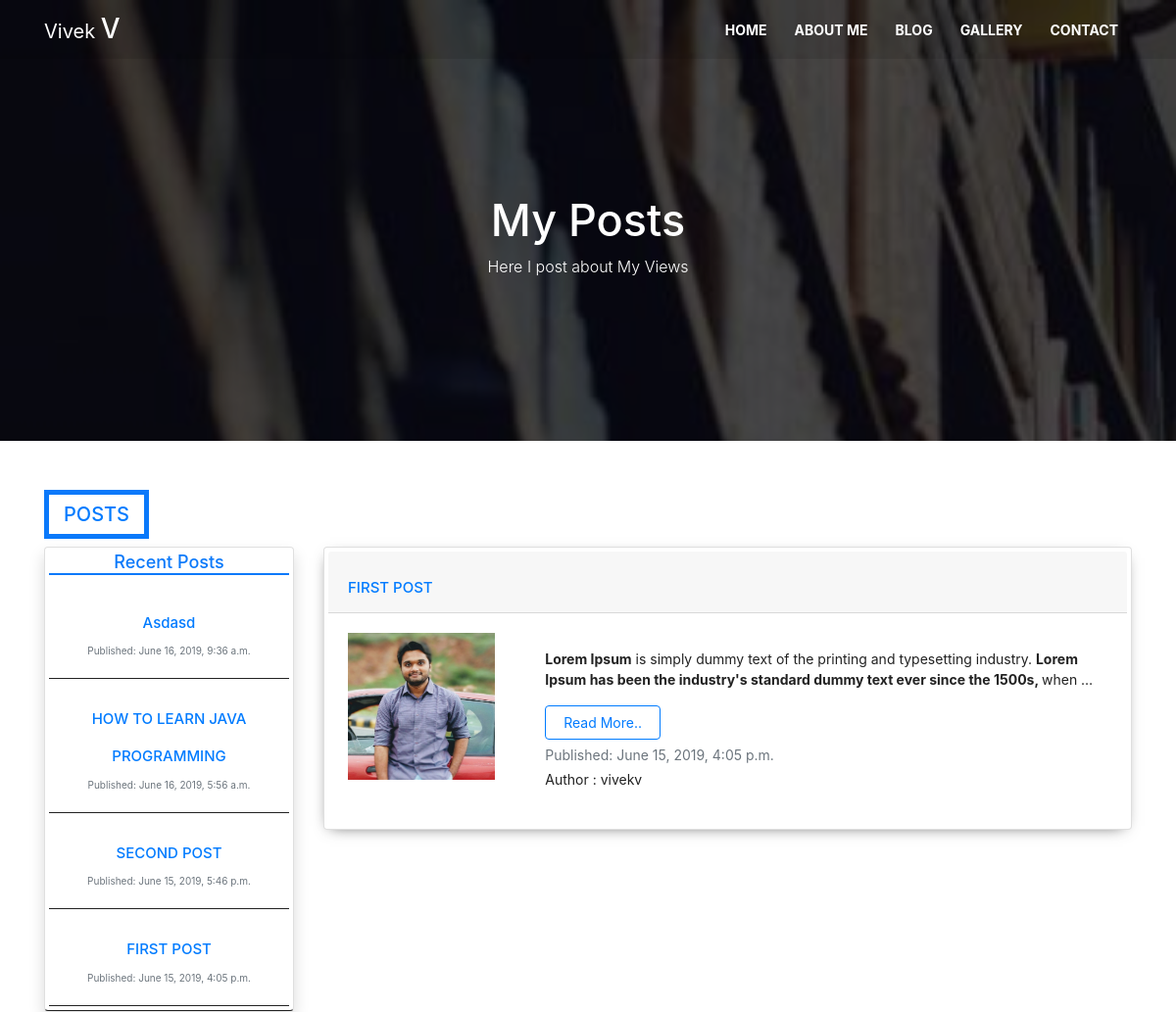
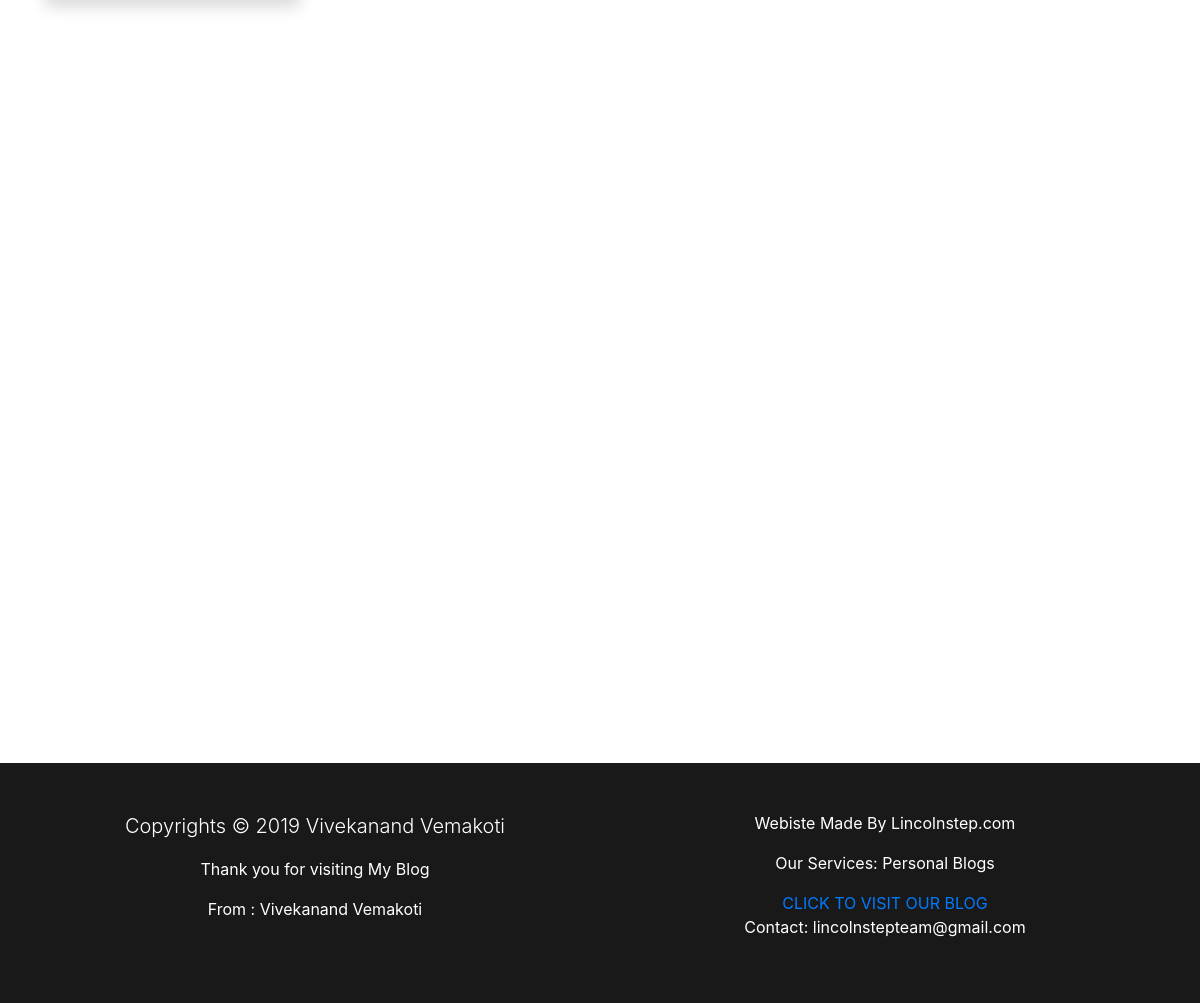
The page /myblog/ on the database its author committed (2 pictures, top to bottom).
### blog/models.py (models this page shows, shortened)
class Post(models.Model):
    author = models.ForeignKey(settings.AUTH_USER_MODEL, on_delete=models.CASCADE)
    title = models.CharField(max_length=200)
    text = RichTextField()
    created_date = models.DateTimeField(default=timezone.now)
    published_date = models.DateTimeField(blank=True, null=True)
    image = models.ImageField(upload_to='profile_pics',validators=[FileExtensionValidator(['jpg','gif','png'])],blank=True)

### blog/views.py (the view)
# urls.py: path('myblog/', views.post_list, name='post_list'),
def post_list(request):
    posts = Post.objects.filter(published_date__lte=timezone.now()).order_by('published_date')
    recentposts = Post.objects.filter(published_date__lte=timezone.now()).order_by('-published_date')
    return render(request, 'blog/myblog.html', {'posts': posts, 'recentposts':recentposts, })

### blog/templates/blog/myblog.html (shortened to what this page needs)
{% extends 'blog/base.html' %}
{% load static %}
{% block bg_class %} my-blog {% endblock %}
{% block bgdark_class %} my-header-dark-overlay{% endblock %}
{% block navbg %}my-navbar{% endblock %}
{% block homenav %} {% url 'home' %} {% endblock %}
{% block aboutnav %} {% url 'about' %} {% endblock %}
{% block blognav %} {% url 'post_list' %} {% endblock %}
{% block gallerynav %} {% url 'home' %} {% endblock %}
{% block content %}
<section id="blog-aboutus-section">
    <div id="blog-aboutus" class="my-blog">
        <div class="blog-aboutus-dark-overlay">
            <div class="container py-5">
                <div class="row">
                    <div class="col-lg-2 col-md-2"></div>
                    <div class="col-lg-8 col-md-8">
                        <h1 class="text-center">My Posts</h1>
                        <p class="lead text-center">Here I post about My Views</p>
                    </div>
                    <div class="col-lg-2 col-md-2 col-sm-6">
                    </div>
                </div>
            </div>
        </div>
    </div>
</section>
<section id="blogpage">
    <div class="container">
        <h1 class="text-center text-primary d-inline-block">Posts</h1>
        <div class="row">
                        <div class="col-lg-3 col-md-3 col-sm-12 col-12 text-center">
                            <div class="card recentposts shadow p-1 mb-3 bg-white rounded">
                                <h3 class="text-center">Recent Posts</h3>
                                {% for post in recentposts|slice:":5" %}
                                    <div class="p-3 recentposts">
                                    <h2 class="text-capitalize"><a href="{% url 'post_detail' pk=post.pk %}">{{ post.title }}</a></h2>
                                    <p class="mb-1 text-muted">Published: {{ post.published_date }}</p>
                                 </div>
                                 {% endfor %}
                             </div>
                         </div>
            <div class="col-lg-9 col-md-9 col-sm-12 col-12">
                {% for post in posts  %}
                        <div class="card mb-3 myposts p-1 bg-white rounded">
                            <h2 class="card-header bheading"><a href="{% url 'post_detail' pk=post.pk %}">{{ post.title }}</a></h2>
                            <div class="card-body">
                                <div class="row">
                                    <div class="col-lg-3 col-md-3 col-sm-3 col-3">
                                        {% if post.image %}
                                            <img class="img-responsive" src="{{ post.image.url }}">
                                        {% endif %}
                                    </div>
                                    <div class="col-lg-9 col-md-9 col-sm-9 col-9 read">
                                        <p class="card-text">{{ post.text|safe|truncatewords:25|linebreaks }}</p>
                                        <a class="btn btn-outline-primary" href="{% url 'post_detail' pk=post.pk %}" class="text-primary">Read More..</a>
                                        <p class="mb-1 text-muted">Published: {{ post.published_date }}</p>
                                        <p class="text-lead">Author : {{ post.author }}</p>
                                    </div>
                                </div>
                            </div>
                        </div>
                {% endfor %}
            </div>
        </div>
    </div>
</section>
{% endblock %}

### rows shown on the page
Post: title "Asdasd", published_date "June 16, 2019, 9:36 a.m."
Post: title "HOW TO LEARN JAVA PROGRAMMING", published_date "June 16, 2019, 5:56 a.m."
Post: title "SECOND POST", published_date "June 15, 2019, 5:46 p.m."
Post: title "FIRST POST", published_date "June 15, 2019, 4:05 p.m.", image (picture), text "Lorem Ipsum is simply dummy text of the printing and typesetting industry. Lorem Ipsum has been the industry's standard dummy text ever since the 1500s, when …", author "vivekv"
